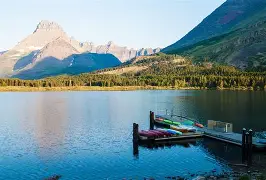
#> input picture Praktikum_5/pemandangan.jpg, 266 x 180 px
$ python latihan3.py
#> lines starting #> are read from the running program, lines starting #| are printed output that depends on the picture
import cv2
import matplotlib.pyplot as plt

img_bgr = cv2.imread('pemandangan.jpg')
#> img_bgr is the input picture: shape (180, 266, 3); mean B, G, R 150.2, 142, 112.6
img_rgb = cv2.cvtColor(img_bgr, cv2.COLOR_BGR2RGB)
img_gray_std = cv2.cvtColor(img_bgr, cv2.COLOR_BGR2GRAY)
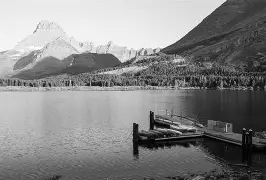
#> img_gray_std: shape (180, 266); min 0, max 255, mean 134.1

# Mengambil HANYA saluran Green (indeks 1 pada array RGB)
gray_green = img_rgb[:,:,1]
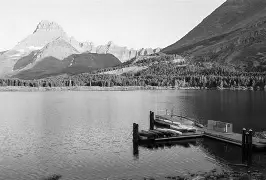
#> gray_green: shape (180, 266); min 0, max 255, mean 142

# Tampilkan perbandingan
plt.figure(figsize=(10, 5))
plt.subplot(1, 2, 1)
plt.imshow(img_gray_std, cmap='gray')
plt.title('Standar Grayscale')
plt.axis('off')

plt.subplot(1, 2, 2)
plt.imshow(gray_green, cmap='gray')
plt.title('Saluran Hijau Saja (Green Only)')
plt.axis('off')

plt.tight_layout()
plt.show()
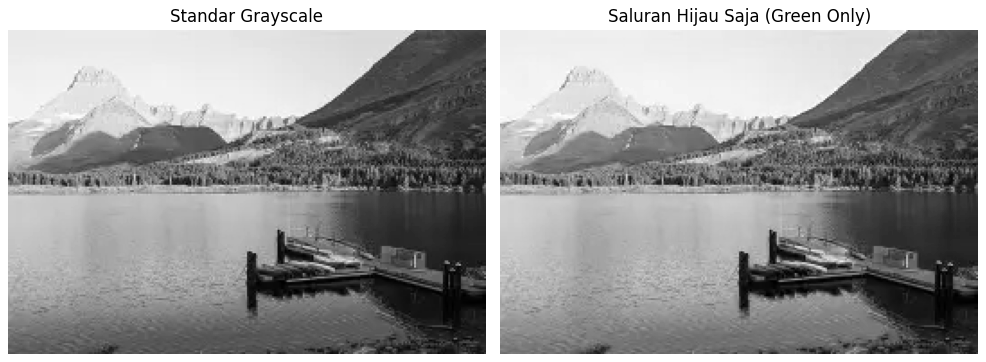
#> figure drawn by matplotlib, 2 panels

$ run again, with Praktikum_5/bunga.jpg copied over Praktikum_5/pemandangan.jpg
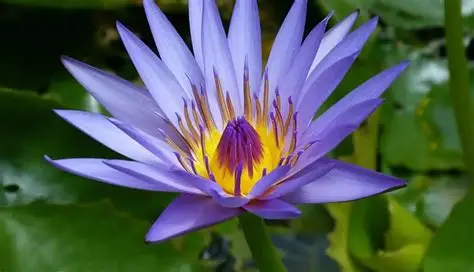
#> input picture Praktikum_5/bunga.jpg, 474 x 272 px
#> img_bgr is the input picture: shape (272, 474, 3); mean B, G, R 85.3, 91.9, 81.2
#> `gray_green = img_rgb[:,:,1]`:
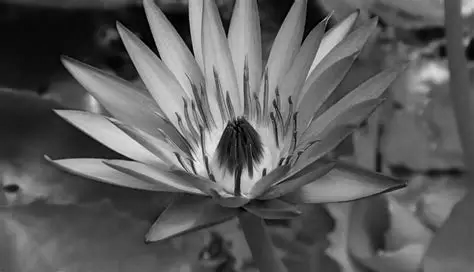
#> gray_green: shape (272, 474); min 0, max 244, mean 91.9
#> `plt.show()`:
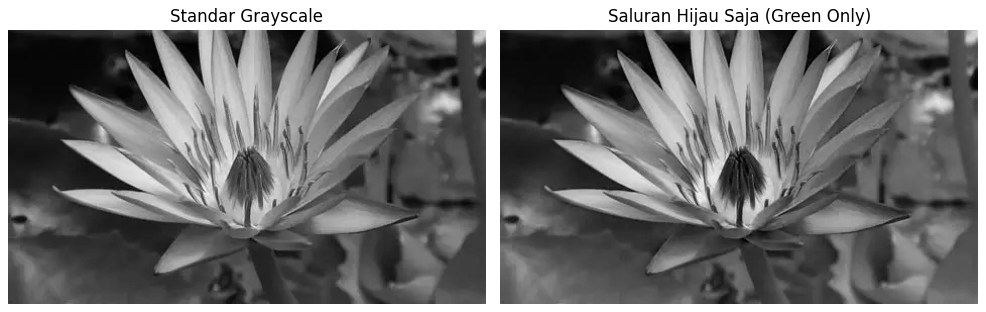
#> figure drawn by matplotlib, 2 panels
